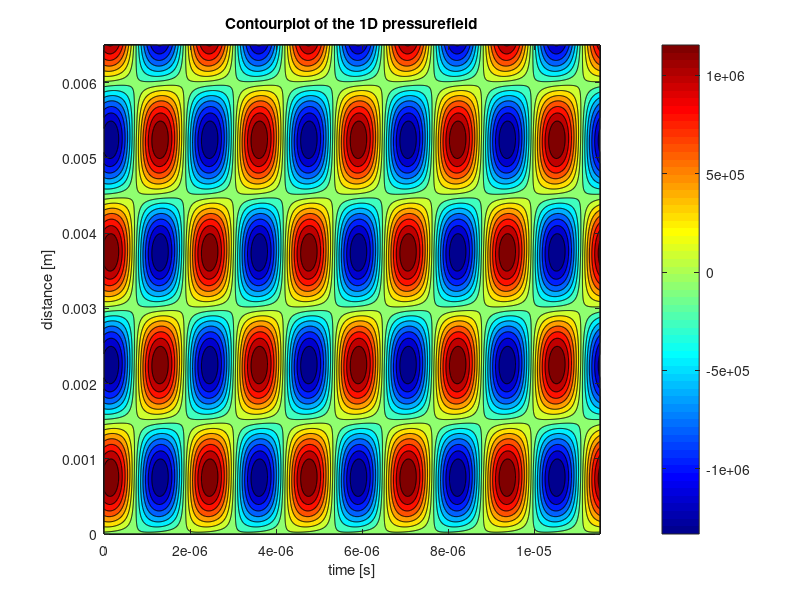
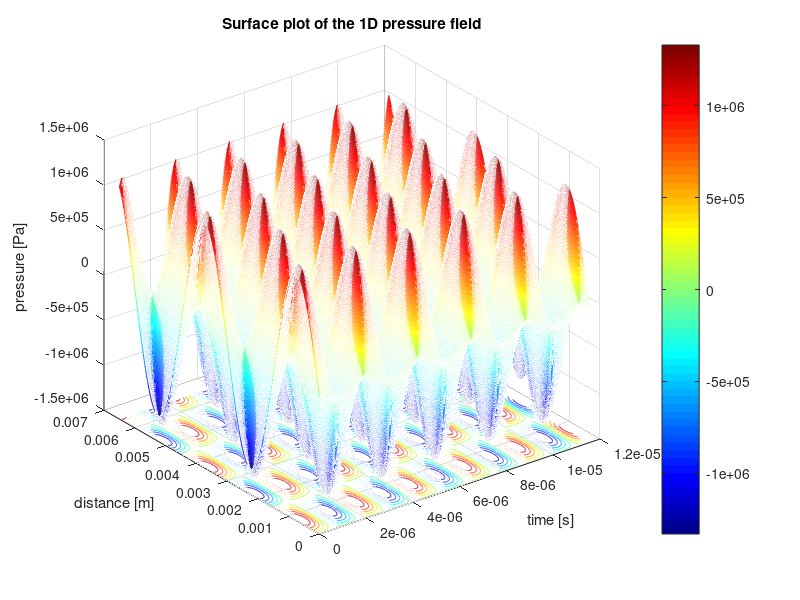

These figures' MATLAB source, in order:
% This script is an intent to accurately model a piezoelectric transuducer,
% consisting of multiple intermediate piezoelectric inactive layers. The
% modelling is done following the approach as described by Sittig in his
% paper: 'Effects of Bonding and Electrode Layers on the  Transmission     
% Parameters of Piezoelectric Transducers Used in Ultrasonic Digital Delay 
% Lines'. At first a model will be made consisting of one active
% piezoelectric plate, a backing side consisting of backing material and a
% copper electrode, and the transmission side consisting of a copper
% electrode, a front plate and housing material. The models transfer
% function from voltage input to force output, the impedance frequency  
% response function and the admittance frequency response function will be
% analyzed and if satisfying results are obtained, there will be extended
% upon the model by inclusion of a second piezoelectric active layer in
% parallel with the first layer and by taking glue layers into
% consideration.

%% close all former work
clear all; close all; clc;

%% Parameter initialization

f = 0.434154*10^6;      
omg = 2*pi*f;
j = 1i;
%% Setting up the backing material matrix

% First the layer closest to the piezoelectric layer, hence the copper
% electrode.

% the material parameters

rho_Cu = 8960;  % Pure! copper density.
c_Cu = 3570;    % pure copper speed of sound.
l_Cu = 0.5*10^-3;
r_Cu = 2.5*10^-3;
A_Cu = pi*r_Cu^2;
Z_0_Cu = rho_Cu * c_Cu * A_Cu;
f_0_Cu = c_Cu/(2*l_Cu);
gamma_Cu = pi*f/f_0_Cu;

% The matrix

Back_mat_Cu = [cos(gamma_Cu) j*Z_0_Cu*sin(gamma_Cu); ...
               (j*sin(gamma_Cu))/Z_0_Cu cos(gamma_Cu)];
           
           
% Similarily the matrix is set up for the thick, cone shaped backing
% material

% the material parameters

rho_FeC = 8000;  % Pure! copper density.
c_FeC = 5800;    % pure copper speed of sound.
r_FeC = 2.5*10^-3;
A_FeC = pi*r_FeC^2;
Z_0_FeC = rho_FeC * c_FeC * A_FeC;
f_0_FeC = c_FeC/(2);                     % As the thickness of the backing is assumed to approach infinity, it is omitted. Not sure about this! Check!!
gamma_FeC = pi*f/f_0_FeC;

% the matrix

Back_mat_FeC = [cos(gamma_FeC) j*Z_0_FeC*sin(gamma_FeC); ...
                (j*sin(gamma_FeC))/Z_0_FeC cos(gamma_FeC)];
            
% Setting up the matrices for the additional glue layers between the back face of the piezoelectric element and the 
% copper electrode, and between the copper electrode and the backing plate.

rho_glue = 960;  
c_glue = 1220;    % unsure about this!!
l_glue = 0.06*10^-6;    % to be varied.
r_glue = 2.5*10^-3;
A_glue = pi*r_glue^2;
Z_0_glue = rho_glue * c_glue * A_glue;
f_0_glue = c_Cu/(2*l_glue);
gamma_glue = pi*f/f_0_glue;

glue_mat = [cos(gamma_glue) j*Z_0_glue*sin(gamma_glue); ...
               (j*sin(gamma_glue))/Z_0_glue cos(gamma_glue)];
            
% The matrices are multiplied and the total impedance Z_b of the backing
% layers is obtained.

Back_mat = glue_mat*Back_mat_Cu*glue_mat*Back_mat_FeC;
A_b = Back_mat(1,1);
B_b = Back_mat(1,2);
C_b = Back_mat(2,1);
D_b = Back_mat(2,2);

Z_0b = Z_0_FeC;
Z_b = (A_b*Z_0b + B_b)/(C_b*Z_0b + D_b);    % Here Z_0b is the impedance of the final backing layer only!

%% Setting up the transmission layer matrix

% The intermediate layers in the transmission direction are obtained in the
% same way. Again starting with the intermediate layer closest to the
% peizoelectric active layer.

% The material parameters were already given before!

Trans_mat_Cu = [cos(gamma_Cu) j*Z_0_Cu*sin(gamma_Cu); ...
               (j*sin(gamma_Cu))/Z_0_Cu cos(gamma_Cu)];
% For now the glue layer is omitted and the matrix is setup for the front
% plate only. Which is made out of Steel, just as the backing material.

% material properties of steel front plate.
r_FP = 4.5*10^-3;
A_FP = pi*r_FP^2;
Z_0_FP = rho_FeC * c_FeC * A_FP;
l_FeC = 0.5*10^-3;
f_0_FP = c_FeC/(2*l_FeC);                    
gamma_FeC = pi*f/f_0_FP;

Trans_mat_FP = [cos(gamma_FeC) j*Z_0_FP*sin(gamma_FeC); ...
                (j*sin(gamma_FeC))/Z_0_FP cos(gamma_FeC)];
            
%The housing, simply modelled as a another transmission plate
            
rho_house = rho_FeC;  
c_house = c_FeC;    
l_house = 3.25*10^-3;    
r_house = 3.5*10^-3;
A_house = pi*r_house^2;
Z_0_house = rho_house * c_house * A_house;
f_0_house = c_house/(2*l_house);
gamma_house = pi*f/f_0_house;

house_mat = [cos(gamma_house) j*Z_0_house*sin(gamma_house); ...
               (j*sin(gamma_house))/Z_0_house cos(gamma_house)];
            
            
            

% Multiplication of the transmission piezoelectric inactive layers gives:

Trans_mat = glue_mat*Trans_mat_Cu*glue_mat*Trans_mat_FP*house_mat;
                   
%% Setting up the matrix describing the active Piezoelectric layer

% The material parameters

rho_pz = 7800;  
c_pz = 4613;    
l_pz = 2*10^-3;
r_pz = 2.5*10^-3;
A_pz = pi*r_pz^2;
Z_0_pz = rho_pz * c_pz * A_pz;
N = 2;
eps_0=8.854*10^-12;          
eps_33=1200*eps_0;
C_s = A_pz*eps_33/l_pz;
s_33 = 14.2*10^-12;
d_33 = 265*10^-12;
h_33 = d_33/(s_33*eps_33);
h = h_33;
Z = A_pz*rho_pz*c_pz;
Z_inv = 1/Z;
theta = omg*l_pz/c_pz;
k = 0.46;
sigma = k^2/theta;
phi = acos((cos(theta)-sigma*sin(theta))/(1-sigma*sin(theta)));
R = (sqrt(sin(theta)-2*sigma*(1-cos(theta))))/sin(theta);
R_inv = 1/R;

T_11 = cos(N*phi);
T_12 = -j*Z*R*sin(N*phi);
T_13 = -h*C_s*tan(0.5*phi)*sin(N*phi);
T_14 = 0;
T_21 = -j*Z_inv*R_inv*sin(N*phi);
T_22 = cos(N*phi);
T_23 = -j*h*C_s*Z_inv*R_inv*tan(0.5*phi)*(cos(N*phi)-(-1)^N);
T_24 = 0;
T_31 = 0;
T_32 = 0;
T_33 = (-1)^N;
T_34 = 0;
T_41 = -j*h*C_s*Z_inv*R_inv*tan(0.5*phi)*(cos(N*phi)-(-1)^N);
T_42 = -h*C_s*tan(0.5*phi)*sin(N*phi);
T_43 = j*((N*(-1)^N)*(1+2*sigma*R_inv*tan(0.5*phi))+sigma*R_inv*((tan(0.5*phi))^2)*sin(N*phi))*omg*C_s;
T_44 = (-1)^N;

z_b = Z_b/Z_0_pz;
A_c = T_31 - T_33*(T_21*z_b + T_11)/(T_23*z_b + T_13);
B_c = T_32 - T_33*(T_22*z_b + T_12)/(T_23*z_b + T_13);
C_c = T_41 - T_43*(T_21*z_b + T_11)/(T_23*z_b + T_13);
D_c = T_42 - T_43*(T_22*z_b + T_12)/(T_23*z_b + T_13);

pz_mat = [A_c B_c; C_c D_c];

%% Setting up the final transducer representing matrix

% Here the piezoelectric matric is multiplied by the matrix obtained from
% the transmission intermediate layers:

Final_trans_mat = pz_mat * Trans_mat;

%% Defining the sensitivity functions
A = Final_trans_mat(1,1);
B = Final_trans_mat(1,2);
C = Final_trans_mat(2,1);
D = Final_trans_mat(2,2);

inductance_cable = 4.3*10^-6;

Z_FP = Z_0_FeC;
Z_E = (A*Z_FP + B)/(C*Z_FP + D) + j*omg*inductance_cable;            % electrical input impedance
V_IL = Z_FP/(A*Z_FP + B);                   % voltage transfer ratio between input voltage and output force


%% Plotting the resulting pressure field

V_M = 150;                                                                          % Input voltage
c_fluid = 1300;
lambda =c_fluid/f;                                                                  % wavelength of the pressure field
F_surface = V_M * V_IL;                                                       % Total force on trasnducer surface
P_surface = F_surface/A_FP;                                                  % pressure on the transducer surface

Kin_Vis=32*10^-6;
damp_coeff =(2*Kin_Vis*omg^2)/(3*c_fluid^3);                                          % Damping coefficient for attenuation within the liquid
P_field = zeros(1000,1000);                                                   % A matrix is initialized for storing the (complex)
                                                                              % pressure values varying with time and distance.     
% A standing wave is produced by attenuation of the travelling wave and its 
% reflections resulting from rebounding at the boundaries (walls). During
% the reflection at the boundaries, energy is lost which can be represented
% by a reflection coefficient, which takes the number of reflections until
% total attenuation into account. There is distinguished between the
% reflection coefficient due to impact with the right and left wall.

R1 = 4.2736;                                                                % Left wall reflection coefficient.
R2 = 4.8295;                                                                % Right wall reflection coefficient.

t = linspace(0,10*pi/omg,1000);                                               % time duration during which the pressure field
                                                                            % is monitored.
x = linspace(0,5*0.0013,1000);                                              % Distance over which the pressure field is monitored.

% Here the P_field matrix is filled with the pressure amplitudes and phase
% shifts at a certain location in space and moment in time.
 for n = 1:1000
     for m = 1:1000
     P_field(n,m) = P_surface*(R1+1) * exp(1i*omg*t(m)-1i*x(n)*2*pi/lambda) ...
         - R2*P_surface * exp(1i*omg*t(m)+1i*(x(n))*2*pi/lambda);
      end
 end

%% Contourplots of the standing pressure wave

% 2D plot which shows the pressure minima and maxima of the pressure field
figure
contourf(t,x, real(P_field), 14); colormap jet; colorbar;
xlabel('time [s]'); ylabel('distance [m]'); title('Contourplot of the 1D pressurefield');

%% Surface plots of the standing pressure wave

% 3D animation of the pressure field
figure
meshc(t,x, real(P_field)); colormap jet; colorbar;
xlabel('time [s]'); ylabel('distance [m]'); zlabel('pressure [Pa]'); title('Surface plot of the 1D pressure field');


